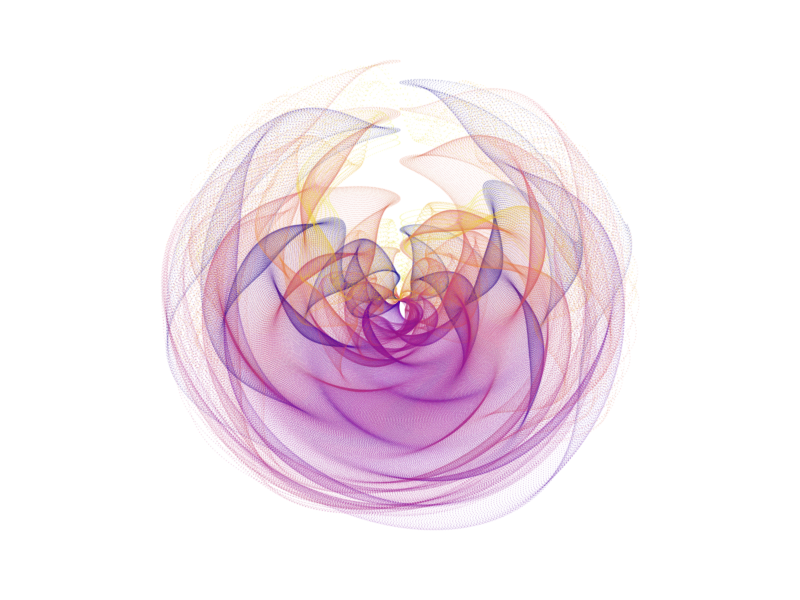
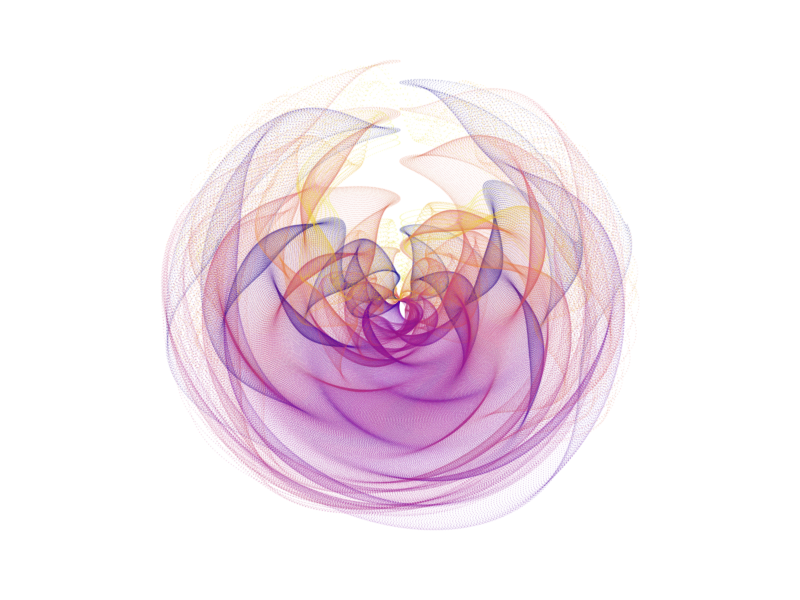
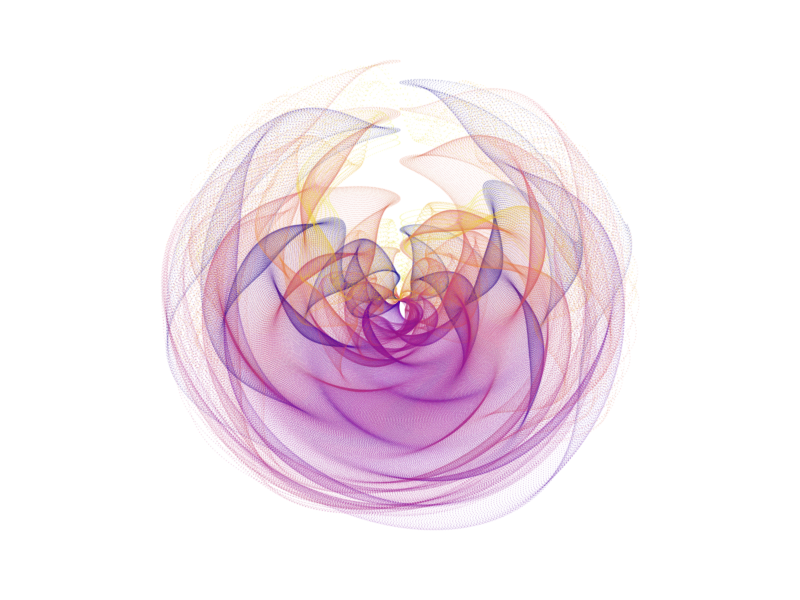

The R script that drew these images, in order:
## ---- chunk 1
library(tidyverse)


x = seq(from=-2, to=2, by = 0.01) %>%
  expand.grid(x=., y=.) 
p = x %>%
  ggplot() +
  aes(x=(x*pi + sin(y^2)*pi*cos(y^2)), 
      y=(y*pi + cos(x^2)*pi*sin(x^2)), 
      color = x) + 
  
  geom_point(alpha=.05, shape=20, size=0)+
  
  geom_point(alpha=.05, shape=20, size=0, 
             aes(x=(-x*pi - sin(y^2)*pi*cos(y^2)), 
                 y=(-y*pi - cos(x^2)*pi*sin(x^2))))+
  
  
  geom_point(alpha=.05, shape=20, size=0, 
             aes(color = y^2, 
                 y=(x*pi + sin(y^3)*pi*cos(y^3)), 
                 x=(y*pi + cos(x^3)*pi*sin(x^3))))+
  
  
  scale_color_viridis_c(option = "plasma", direction = 1) +
  theme_void()+
  theme(legend.position = "none" ) +
  coord_polar(); p

## ---- chunk 2
ggsave("featured.png", bg = "transparent")
p
dev.off()
